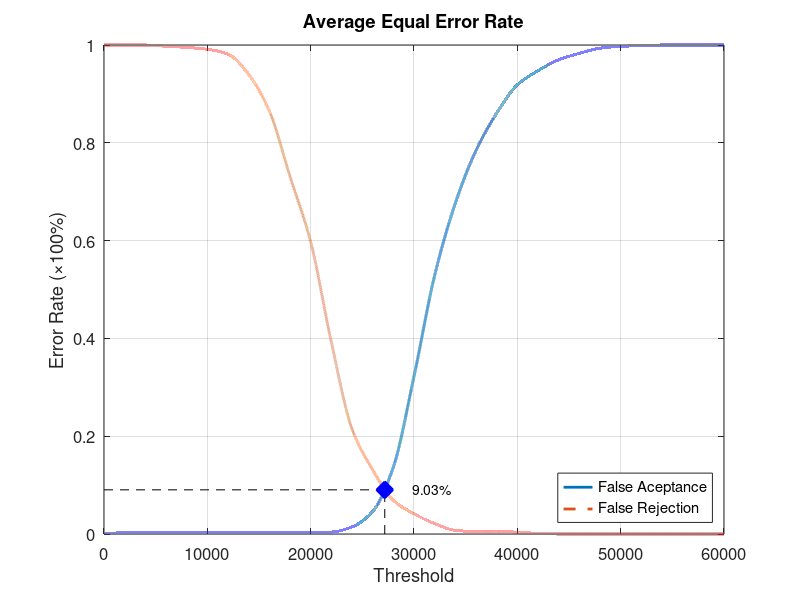
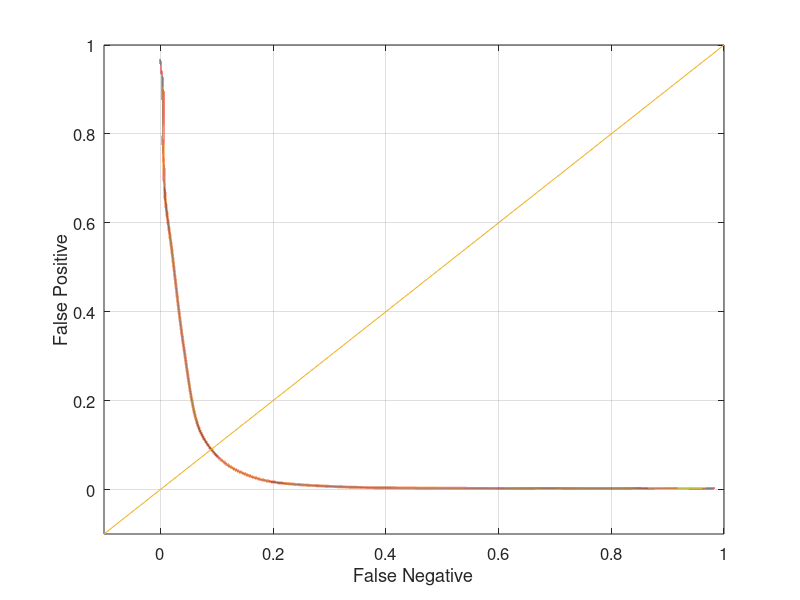

Reproduce these figures in MATLAB, in order.
function yEER = Experiment2Average
close all;
clear;
clc;
x = 0:2000:60000;
xq = 0:0.5:60000;

y0 = [0 0.00263158 0.00263158 0.00263158 0.00263158 0.00263158 0.00263158 0.00263158 0.00263158 0.00263158 0.00263158 0.00394737 0.0144737 0.0460526 0.136842 0.322368 0.528947 0.676316 0.784211 0.860526 0.918421 0.947368 0.969737 0.982895 0.993421 0.997368 0.998684 1 1 1 1];
yy0 = interp1(x, y0, xq, 'pchip');
y1 = [1 1 1 0.9975 0.995 0.99125 0.98125 0.94 0.865 0.73125 0.5975 0.3925 0.215 0.13125 0.06875 0.04125 0.02125 0.0075 0.005 0.005 0.00375 0.00125 0 0 0 0 0 0 0 0 0];
yy1 = interp1(x, y1, xq, 'pchip');

% Calculating EER: 
y2 = abs(y0 - y1);
find(y2 == min(y2))
yy2 = abs(yy0 - yy1);
xEER = find(yy2 == min(yy2));
xEERIndex = xq(xEER) % X-axis EER
yEER = yy0(xEER) % Y-axis EER

main = figure
plot(xq, yy0,'-','LineWidth', 2);	hold on
plot(xq, yy1,'--','LineWidth', 2);	hold on
plot([xEERIndex xEERIndex], [0 yEER], 'k--');	hold on
plot([0 xEERIndex], [yEER yEER], 'k--');	hold on
plot(xEERIndex, yEER, 'bx', 'LineWidth', 10);	hold on
text(xEERIndex + 10 * xEERIndex / 100, yEER, [num2str(round((10000 * yEER)) / 100) '%'])
legend('False Aceptance', 'False Rejection', 'Location', 'SouthEast')
xlabel('Threshold')
ylabel('Error Rate (\times100%)')
title('Average Equal Error Rate')
set(gca, 'FontSize', 12)
axis([0 60000 0 1])
grid on

print(main, 'Experiment2AverageMain', '-dpng');
FNRxFPR = figure('Color', [1 1 1]);
plot(yy1, yy0, '-', yy1, yy0, 'LineWidth', 2);
hold on
y = -0.1:0.1:1
plot(y, y); 
set(gca, 'FontSize', 12)
xlabel('False Negative')
ylabel('False Positive')
axis([-0.1 1 -0.1 1])
set(gca, 'FontSize', 12)
grid on

print(FNRxFPR, 'Experiment2AverageFNRxFPR','-dpng');
end
